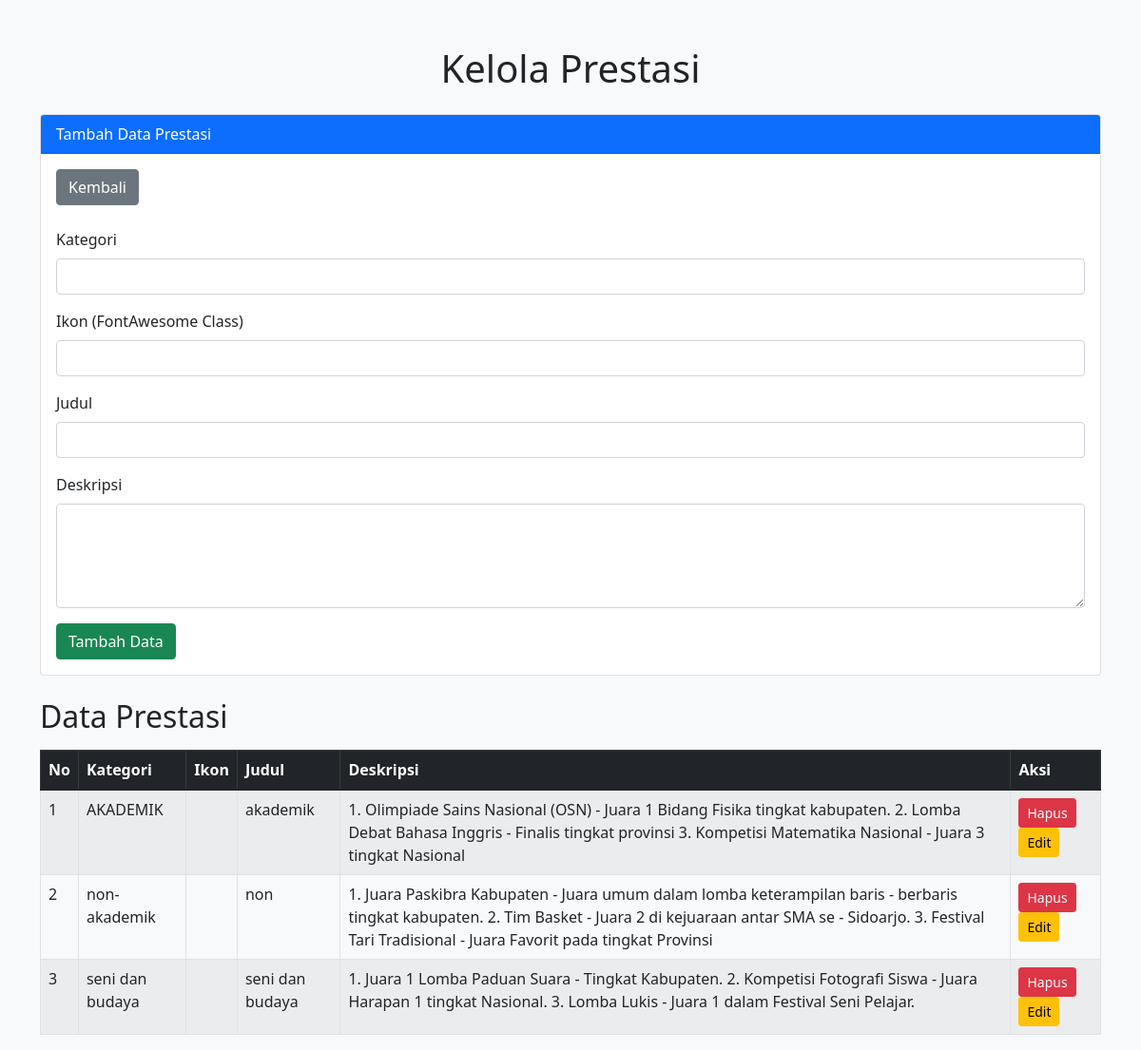
Page /konten_prestasi.php on the committed database.
### tables this page shows
CREATE TABLE `prestasi` (
  `id` int(11) NOT NULL,
  `category` varchar(100) NOT NULL,
  `icon` varchar(50) NOT NULL,
  `title` varchar(100) NOT NULL,
  `description` text NOT NULL
);

### konten_prestasi.php (the view, shortened to what this page needs)
<?php include 'koneksi.php';
?>
<!DOCTYPE html>
<html lang="en">
<head>
    <link href="https://cdn.jsdelivr.net/npm/bootstrap@5.1.3/dist/css/bootstrap.min.css" rel="stylesheet">
</head>
<body class="bg-light">
<div class="container mt-5">
    <h1 class="text-center mb-4">Kelola Prestasi</h1>
    <div class="card mb-4">
        <div class="card-header bg-primary text-white">
            Tambah Data Prestasi
        </div>
        <div class="card-body">
            <a href="admin_akademik.php" class="btn btn-secondary mb-4">Kembali</a>
            <form method="post" action="konten_prestasi.php">
                <div class="mb-3">
                    <label class="form-label">Kategori</label>
                    <input type="text" name="category" class="form-control" required>
                </div>
                <div class="mb-3">
                    <label class="form-label">Ikon (FontAwesome Class)</label>
                    <input type="text" name="icon" class="form-control" required>
                </div>
                <div class="mb-3">
                    <label class="form-label">Judul</label>
                    <input type="text" name="title" class="form-control" required>
                </div>
                <div class="mb-3">
                    <label class="form-label">Deskripsi</label>
                    <textarea name="description" class="form-control" rows="4" required></textarea>
                </div>
                <button type="submit" name="add" class="btn btn-success">Tambah Data</button>
            </form>
        </div>
    </div>
    <h2 class="mb-3">Data Prestasi</h2>
    <table class="table table-striped table-hover table-bordered">
        <thead class="table-dark">
            <tr>
                <th>No</th>
                <th>Kategori</th>
                <th>Ikon</th>
                <th>Judul</th>
                <th>Deskripsi</th>
                <th>Aksi</th>
            </tr>
        </thead>
        <tbody>
        <?php
        $sql = "SELECT * FROM prestasi";
        $result = $conn->query($sql);
        $no = 1;
        while ($row = $result->fetch_assoc()) { ?>
            <tr>
                <td><?= $no++ ?></td>
                <td><?= htmlspecialchars($row['category']) ?></td>
                <td><i class="fa <?= htmlspecialchars($row['icon']) ?>"></i></td>
                <td><?= htmlspecialchars($row['title']) ?></td>
                <td><?= htmlspecialchars($row['description']) ?></td>
                <td>
                    <a href="konten_prestasi.php?delete=<?= $row['id'] ?>" class="btn btn-danger btn-sm" onclick="return confirm('Yakin hapus?')">Hapus</a>
                    <a href="konten_prestasi.php?edit=<?= $row['id'] ?>" class="btn btn-warning btn-sm">Edit</a>
                </td>
            </tr>
        <?php } ?>
        </tbody>
    </table>
</div>
</body>
</html>

### rows in the picture
prestasi: category "AKADEMIK", title "akademik", description "1. Olimpiade Sains Nasional (OSN) - Juara 1 Bidang Fisika tingkat kabupaten. 2. Lomba Debat Bahasa Inggris - Finalis tingkat provinsi 3. Kompetisi Matematika Nasional - Juara 3 tingkat Nasional"
prestasi: category "non-akademik", title "non", description "1. Juara Paskibra Kabupaten - Juara umum dalam lomba keterampilan baris - berbaris tingkat kabupaten. 2. Tim Basket - Juara 2 di kejuaraan antar SMA se - Sidoarjo. 3. Festival Tari Tradisional - Juara Favorit pada tingkat Provinsi"
prestasi: category "seni dan budaya", title "seni dan budaya", description "1. Juara 1 Lomba Paduan Suara - Tingkat Kabupaten. 2. Kompetisi Fotografi Siswa - Juara Harapan 1 tingkat Nasional. 3. Lomba Lukis - Juara 1 dalam Festival Seni Pelajar."
